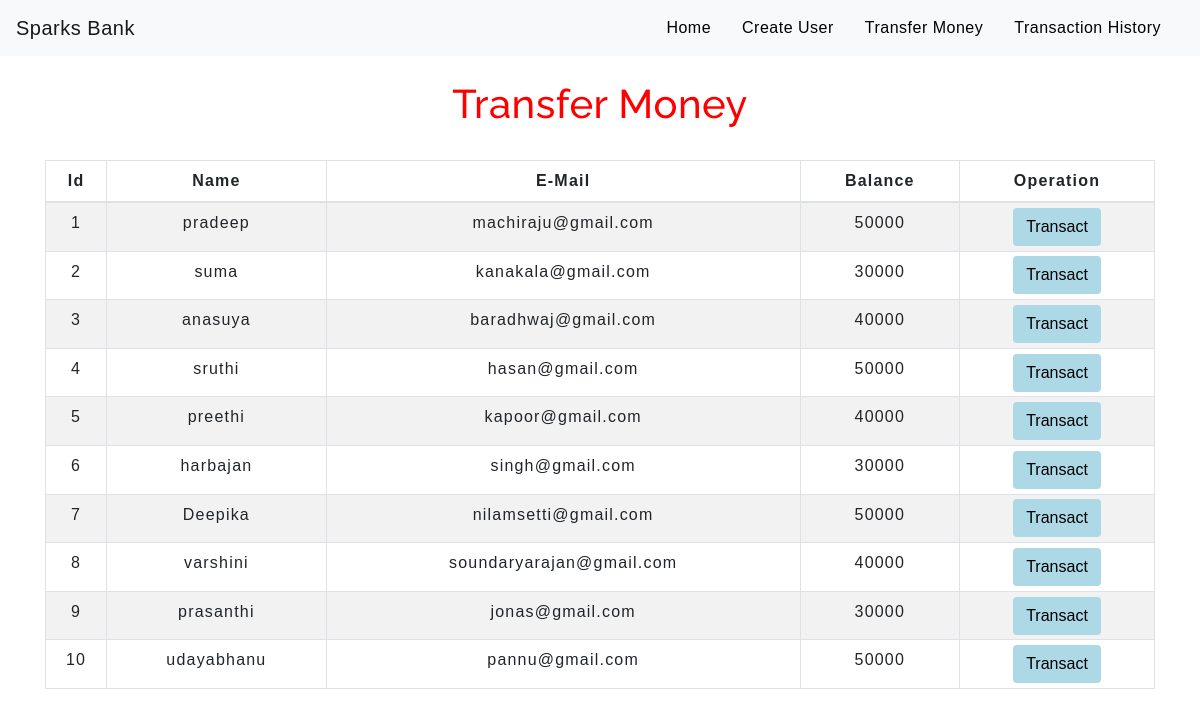
The app's page /transfermoney.php with its own data.
### tables this page shows
CREATE TABLE `users` (
  `id` int(3) NOT NULL,
  `name` text NOT NULL,
  `email` varchar(30) NOT NULL,
  `balance` int(8) NOT NULL
);

### transfermoney.php (the view, shortened to what this page needs)
<!DOCTYPE html>
<html lang="en">
<head>
    <link rel="stylesheet" href="https://maxcdn.bootstrapcdn.com/bootstrap/4.0.0/css/bootstrap.min.css">
    <link rel="stylesheet" type="text/css" href="css/table.css">
    <link rel="stylesheet" type="text/css" href="css/navbar.css">
</head>
<body style="background-image: url('money.jpg'); background-size:cover;">
<?php
    include 'config.php';
    $sql = "SELECT * FROM users";
    $result = mysqli_query($conn,$sql);
?>
<?php
  include 'navbar.php';
?>
<div class="container">
        <h2 class="text-center pt-4">Transfer Money</h2>
        <br>
            <div class="row">
                <div class="col">
                    <div class="table-responsive-sm">
                    <table class="table table-hover table-sm table-striped table-condensed table-bordered">
                        <thead>
                            <tr>
                            <th scope="col" class="text-center py-2">Id</th>
                            <th scope="col" class="text-center py-2">Name</th>
                            <th scope="col" class="text-center py-2">E-Mail</th>
                            <th scope="col" class="text-center py-2">Balance</th>
                            <th scope="col" class="text-center py-2">Operation</th>
                            </tr>
                        </thead>
                        <tbody>
                <?php
                    while($rows=mysqli_fetch_assoc($result)){
                ?>
                    <tr>
                        <td class="py-2"><?php echo $rows['id'] ?></td>
                        <td class="py-2"><?php echo $rows['name']?></td>
                        <td class="py-2"><?php echo $rows['email']?></td>
                        <td class="py-2"><?php echo $rows['balance']?></td>
                        <td><a href="selecteduserdetail.php?id= <?php echo $rows['id'] ;?>"> <button type="button" class="btn" style="background-color:lightblue">Transact</button></a></td>
                    </tr>
                <?php
                    }
                ?>
                        </tbody>
                    </table>
                    </div>
                </div>
            </div>
         </div>
</body>
</html>

### navbar.php (shortened to what this page needs)
<nav class="navbar navbar-expand-md navbar-light bg-light">
<a class="navbar-brand" href="index.php">Sparks Bank</a>
<div class="collapse navbar-collapse" id="collapsibleNavbar">
      <ul class="navbar-nav ml-auto">
        <li class="nav-item">
          <a class="nav-link" href="index.php" style="color:black"> Home </a>
        </li>
        <li class="nav-item">
          <a class="nav-link" href="createuser.php"  style="color:black">Create User</a>
        </li>
        <li class="nav-item">
          <a class="nav-link" href="transfermoney.php"  style="color:black">Transfer Money</a>
        </li>
        <li class="nav-item">
          <a class="nav-link" href="transactionhistory.php"  style="color:black">Transaction History</a>
        </li>
    </div>
 </nav>

### table.css (style rules this page uses)
* { padding: 0; margin: 0; box-sizing: border-box; font-family: sans-serif; }
h2 { font-size: 40px; }
table { letter-spacing: 1.2px; }
td { text-align: center; }
button { border:none; background: white; transition: 1s; }

### navbar.css (style rules this page uses)
.nav-link { margin-right: 15px; color:red; letter-spacing: 0.5px; transition: 0.5s; }
.navbar-brand { color: red; letter-spacing: 0.5px; }
h2 { color: red; letter-spacing: 0.5px; font-family: raleway; }

### transfermoney.php (style rules this page uses)
button { transition: 1.5s; }

### records on screen
users: id "1", name "pradeep", email "machiraju@gmail.com", balance "50000"
users: id "2", name "suma", email "kanakala@gmail.com", balance "30000"
users: id "3", name "anasuya", email "baradhwaj@gmail.com", balance "40000"
users: id "4", name "sruthi", email "hasan@gmail.com", balance "50000"
users: id "5", name "preethi", email "kapoor@gmail.com", balance "40000"
users: id "6", name "harbajan", email "singh@gmail.com", balance "30000"
users: id "7", name "Deepika", email "nilamsetti@gmail.com", balance "50000"
users: id "8", name "varshini", email "soundaryarajan@gmail.com", balance "40000"
users: id "9", name "prasanthi", email "jonas@gmail.com", balance "30000"
users: id "10", name "udayabhanu", email "pannu@gmail.com", balance "50000"
